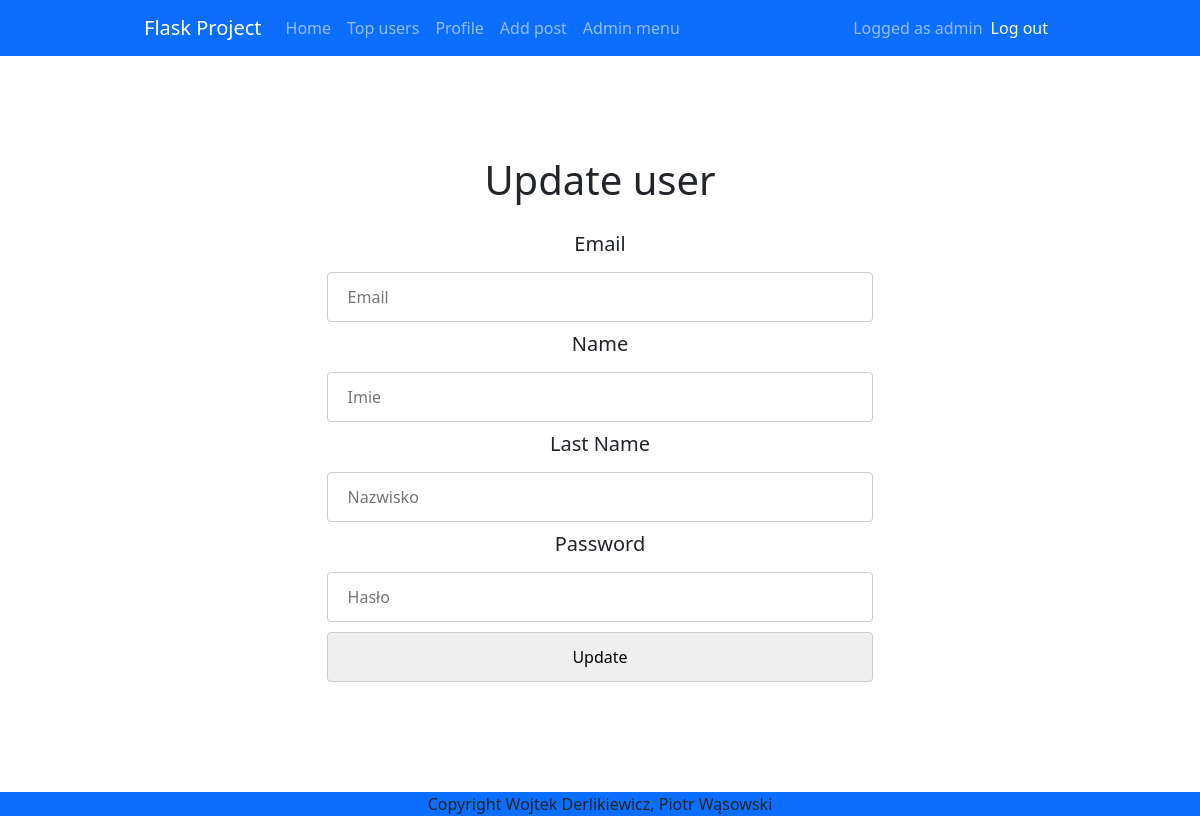
/admin/8/update (signed in), run on an earlier commit of the app's database.
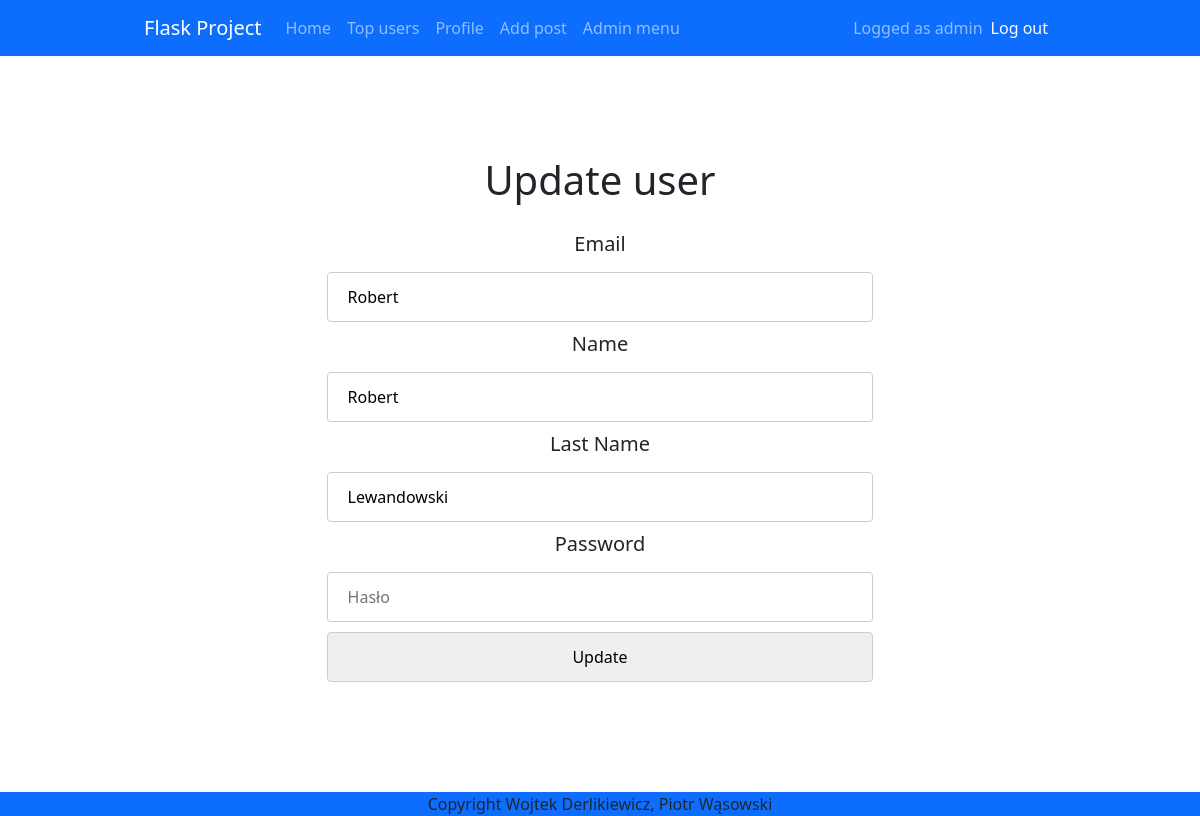
And on a later commit of the database.
### app.py (models this page shows)
class User(db.Model, UserMixin):
    id = db.Column(db.Integer, primary_key = True)
    email = db.Column(db.String(30), nullable=False, unique=True)
    name = db.Column(db.String(20), nullable=False)
    last_name = db.Column(db.String(20), nullable=False)
    password = db.Column(db.String(80), nullable=False)
    login_count = db.Column(db.Integer, nullable=False, default=0)
    isAdmin = db.Column(db.Boolean(), nullable=False, default=False)

### app.py (the view)
@app.route('/admin/<int:id>/update', methods=['GET', 'POST'])
@login_required
def adminUpdate(id):
    if(current_user.isAdmin == True):
        user = User.query.filter_by(id=id).first()
        form = UserForm()
        if request.method == "POST":
            user.email = request.form['email']
            user.name = request.form['name']
            user.last_name = request.form['last_name']
            if(len(request.form['password']) != 0):
                hashed_password = bcrypt.generate_password_hash(request.form['password'])
                user.password = hashed_password
            try:
                db.session.commit()
                return redirect('/admin')
            except:
                return render_template("update.html", form=form, user = user)
        else:
            return render_template("update.html", form=form, user = user)

### app.py (shortened to what this page needs)
class UserForm(FlaskForm):
    email = StringField(validators=[InputRequired(), Length(min = 4, max=30)], render_kw={"placeholder": "Email"})
    name = StringField(validators=[InputRequired(), Length(min = 4, max=20)], render_kw={"placeholder": "Imie"})
    last_name = StringField(validators=[InputRequired(), Length(min = 4, max=20)], render_kw={"placeholder": "Nazwisko"})
    password = PasswordField(validators=[Length(min = 4, max=20)], render_kw={"placeholder": "Hasło"})
    submit = SubmitField("Update")

### app.py (called while the page is built)
@login_manager.user_loader
def load_user(user_id):
    return User.query.get(int(user_id))

### templates/update.html (shortened to what this page needs)
{% extends "base.html" %} {% block title %}profile{% endblock %}
{% block content %}
<h1>Update user</h1>
  <form action="/admin/{{ user.id }}/update" method="POST">
    <center>
    <h5>{{ form.email.label(class="form-label")}}</h5>
    {{ form.email(value=user.email) }}
    <h5>{{ form.name.label(class="form-label")}}</h5>
    {{ form.name(value=user.name) }}
    <h5>{{ form.last_name.label(class="form-label")}}</h5>
    {{ form.last_name(value=user.last_name) }}
    <h5>{{ form.password.label(class="form-label")}}</h5>
    {{ form.password(value=user.password) }}
    {{ form.submit }}
  </center>
  </form>
{% endblock %}

What changed in the data, as far as the page shows it:
added User: email "Robert", name "Robert", last_name "Lewandowski"
